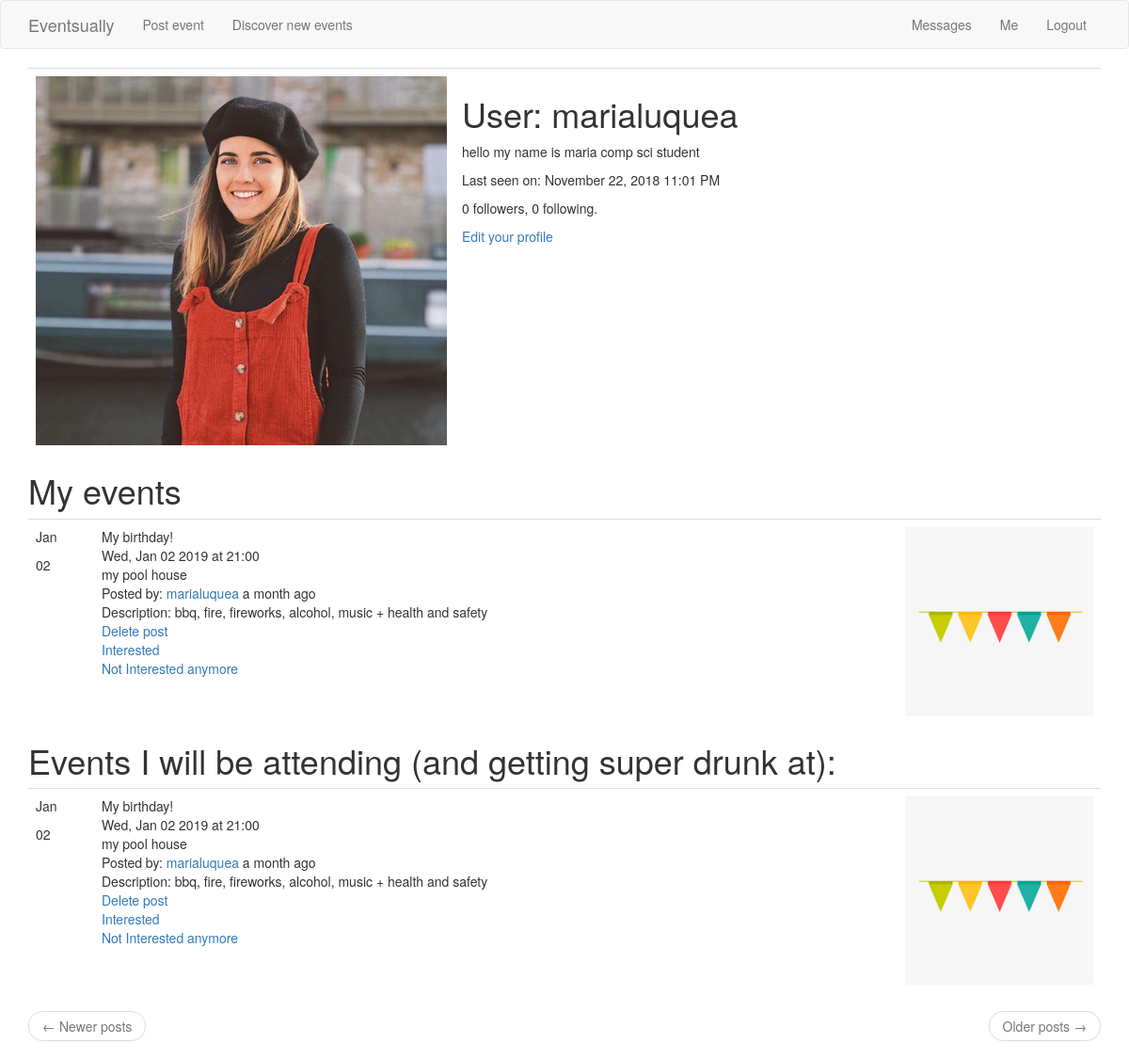
The app's page /user/marialuquea (signed in) with its own data.
### app/models.py (models this page shows, shortened)
class User(UserMixin, db.Model):
    __tablename__ = 'user'
    id = db.Column(db.Integer, primary_key=True)
    username = db.Column(db.String(64), index=True, unique=True)
    email = db.Column(db.String(120), index=True, unique=True)
    password_hash = db.Column(db.String(128))
    profilepic = db.Column(db.String(50))
    posts = db.relationship('Post', backref='author', lazy='dynamic')
    about_me = db.Column(db.String(200))
    last_seen = db.Column(db.DateTime, default=datetime.utcnow)
    followed = db.relationship(
        'User', secondary=followers,
        primaryjoin=(followers.c.follower_id == id),
        secondaryjoin=(followers.c.followed_id == id),
        backref=db.backref('followers', lazy='dynamic'), lazy='dynamic')
    messages_sent = db.relationship('Message',foreign_keys='Message.sender_id',backref='author', lazy='dynamic')
    messages_received = db.relationship('Message',foreign_keys='Message.recipient_id',backref='recipient', lazy='dynamic')
    last_message_read_time = db.Column(db.DateTime)
    notifications = db.relationship('Notification', backref='user',lazy='dynamic')
    def new_messages(self):
        last_read_time = self.last_message_read_time or datetime(1900, 1, 1)
        return Message.query.filter_by(recipient=self).filter(
            Message.timestamp > last_read_time).count()

class Post(db.Model):
    __tablename__ = 'post'
    id = db.Column(db.Integer, primary_key=True)
    title = db.Column(db.String(25))
    eventphoto = db.Column(db.String(50))
    date = db.Column(db.DateTime)
    time = db.Column(db.DateTime)
    venue = db.Column(db.String(70))
    body = db.Column(db.String(140))
    timestamp = db.Column(db.DateTime, index=True, default=datetime.utcnow)
    user_id = db.Column(db.Integer, db.ForeignKey('user.id'))
    userlist = db.relationship('UserList', backref='event_interested', lazy='dynamic')

### main.py (the view)
@app.route('/user/<username>')
@login_required
def user(username):
    user = User.query.filter_by(username=username).first_or_404()
    image_file = user.profilepic
    page = request.args.get('page', 1, type=int)
    posts = user.posts.order_by(Post.timestamp.desc()).paginate(
        page, app.config['POSTS_PER_PAGE'], False)
    postList = []
    for relation in (UserList.query.filter_by(user_id=user.id)):
        new_post = Post.query.get(relation.post_id)
        postList.append(new_post)
    next_url = url_for('user', username=user.username, page=posts.next_num) \
        if posts.has_next else None
    prev_url = url_for('user', username=user.username, page=posts.prev_num) \
        if posts.has_prev else None
    return render_template('user.html', user=user, posts=posts.items, postList=postList,
                           next_url=next_url, prev_url=prev_url, image_file=image_file)

### app/models.py (called while the page is built)
@login.user_loader
def load_user(id):
    return User.query.get(int(id))

### main.py (called while the page is built)
@app.before_request
def before_request():
    if current_user.is_authenticated:
        current_user.last_seen = datetime.utcnow()
        db.session.commit()

### app/templates/user.html (shortened to what this page needs)
{% extends "base.html" %}
{% block app_content %}
    <table class="table table-hover">
        <tr>
          {% if image_file %}
            <td width="50px"><img src="{{ image_file }}"></td>
          {% endif %}
            <td>
                <h1>User: {{ user.username }}</h1>
                {% if user.about_me %}<p>{{ user.about_me }}</p>{% endif %}
                {% if user.last_seen %}
                <p>Last seen on: {{ moment(user.last_seen).format('LLL') }}</p>
                {% endif %}
                <p>{{ user.followers.count() }} followers, {{ user.followed.count() }} following.</p>
                {% if user == current_user %}
                <p><a href="{{ url_for('edit_profile') }}">Edit your profile</a></p>
                {% elif not current_user.is_following(user) %}
                <p><a href="{{ url_for('follow', username=user.username) }}">Follow</a></p>
                {% else %}
                <p><a href="{{ url_for('unfollow', username=user.username) }}">Unfollow</a></p>
                {% endif %}
            </td>
        </tr>
    </table>
    <h1>My events</h1>
    {% for post in posts %}
        {% include '_post.html' %}
    {% endfor %}
    <h1>Events I will be attending (and getting super drunk at):</h1>
    {% for post in postList %}
      {% include '_post.html' %}
    {% endfor %}
    <nav aria-label="...">
        <ul class="pager">
            <li class="previous{% if not prev_url %} disabled{% endif %}">
                <a href="{{ prev_url or '#' }}">
                    <span aria-hidden="true">&larr;</span> Newer posts
                </a>
            </li>
            <li class="next{% if not next_url %} disabled{% endif %}">
                <a href="{{ next_url or '#' }}">
                    Older posts <span aria-hidden="true">&rarr;</span>
                </a>
            </li>
        </ul>
    </nav>
{% endblock %}

### app/templates/base.html (shortened to what this page needs)
{% extends 'bootstrap/base.html' %}
{% block navbar %}
    <nav class="navbar navbar-default">
        <div class="container">
            <div class="navbar-header">
                <a class="navbar-brand" href="{{ url_for('index') }}">Eventsually</a>
            </div>
            <div class="collapse navbar-collapse" id="bs-example-navbar-collapse-1">
                <ul class="nav navbar-nav">
                    <li><a href="{{ url_for('index') }}">Post event</a></li>
                    <li><a href="{{ url_for('explore') }}">Discover new events</a></li>
                </ul>
                <ul class="nav navbar-nav navbar-right">
                    {% if current_user.is_anonymous %}
                    <li><a href="{{ url_for('login') }}">Login</a></li>
                    {% else %}
                    <li>
                        <a href="{{ url_for('messages') }}">
                            {{ 'Messages' }}
                            {% set new_messages = current_user.new_messages() %}
                        </a>
                    </li>
                    <li><a href="{{ url_for('user', username=current_user.username) }}">Me</a></li>
                    <li><a href="{{ url_for('logout') }}">Logout</a></li>
                    {% endif %}
                </ul>
            </div>
        </div>
    </nav>
{% endblock %}
{% block content %}
    <div class="container">
        {% block app_content %}
        {% endblock %}
    </div>
{% endblock %}

### app/templates/_post.html
<table class="table table-hover">
        <tr>
            <td width="70px">
              <p class="event-month">{{ post.date.strftime("%b") }}</p>
              <p class="event-day">{{ post.date.strftime("%d") }}</p>
            </td>
            <td>
                {{ post.title }}
                <br>
                {{ post.date.strftime("%a, %b %d %Y") }}
                at {{ post.time.strftime("%H:%M") }}
                <br>
                {{ post.venue }}
                <br>
                Posted by:
                <a href="{{ url_for('user', username=post.author.username) }}">
                    {{ post.author.username }}
                </a>
                {{ moment(post.timestamp).fromNow() }}
                <br>
                Description: {{ post.body }}
                <br>
                {% if post.author.username == current_user.username %}
                  <a href="{{ url_for('delete_post', post_id=post.id) }}">Delete post</a>
                {% endif %}
                <br>
            <a href="{{ url_for('interested', post_id=post.id, user_id=current_user.id) }}">Interested</a>
            <br>
            <a href="{{ url_for('not_interested', post_id=post.id, user_id=current_user.id) }}">Not Interested anymore</a>
            </td>
            <td width="210px">
              <img src="{{ post.eventphoto }}" height="200px" width="200px">
            </td>
        </tr>
</table>

### records on screen
User: profilepic (picture), username "marialuquea", about_me "hello my name is maria comp sci student", last_seen "November 22, 2018 11:01 PM"
Post: date "Jan", date "02", title "My birthday!", date "Wed, Jan 02 2019", time "21:00", venue "my pool house", author.username "marialuquea", timestamp "a month ago", body "bbq, fire, fireworks, alcohol, music + health and safety", shows a picture

### other values on screen
{{ 'Messages' }} "Messages"
{{ user.followers.count() }} "0"
{{ user.followed.count() }} "0"
